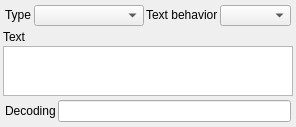
<ui version="4.0" >
 <class>uorTextProp</class>
 <widget class="QWidget" name="uorTextProp" >
  <property name="geometry" >
   <rect>
    <x>0</x>
    <y>0</y>
    <width>296</width>
    <height>127</height>
   </rect>
  </property>
  <property name="windowTitle" >
   <string>Form</string>
  </property>
  <property name="windowIcon" >
   <iconset/>
  </property>
  <layout class="QGridLayout" >
   <property name="margin" >
    <number>1</number>
   </property>
   <property name="spacing" >
    <number>1</number>
   </property>
   <item row="0" column="0" >
    <layout class="QVBoxLayout" >
     <property name="margin" >
      <number>2</number>
     </property>
     <property name="spacing" >
      <number>2</number>
     </property>
     <item>
      <layout class="QHBoxLayout" >
       <property name="margin" >
        <number>2</number>
       </property>
       <property name="spacing" >
        <number>2</number>
       </property>
       <item>
        <widget class="QLabel" name="label" >
         <property name="sizePolicy" >
          <sizepolicy>
           <hsizetype>0</hsizetype>
           <vsizetype>0</vsizetype>
           <horstretch>0</horstretch>
           <verstretch>0</verstretch>
          </sizepolicy>
         </property>
         <property name="text" >
          <string>Type</string>
         </property>
        </widget>
       </item>
       <item>
        <widget class="QComboBox" name="m_TextType" >
         <property name="sizePolicy" >
          <sizepolicy>
           <hsizetype>0</hsizetype>
           <vsizetype>0</vsizetype>
           <horstretch>0</horstretch>
           <verstretch>0</verstretch>
          </sizepolicy>
         </property>
         <property name="minimumSize" >
          <size>
           <width>110</width>
           <height>20</height>
          </size>
         </property>
        </widget>
       </item>
       <item>
        <widget class="QLabel" name="label_2" >
         <property name="sizePolicy" >
          <sizepolicy>
           <hsizetype>0</hsizetype>
           <vsizetype>0</vsizetype>
           <horstretch>0</horstretch>
           <verstretch>0</verstretch>
          </sizepolicy>
         </property>
         <property name="text" >
          <string>Text behavior</string>
         </property>
        </widget>
       </item>
       <item>
        <widget class="QComboBox" name="m_TextBehavior" >
         <property name="sizePolicy" >
          <sizepolicy>
           <hsizetype>7</hsizetype>
           <vsizetype>0</vsizetype>
           <horstretch>0</horstretch>
           <verstretch>0</verstretch>
          </sizepolicy>
         </property>
         <property name="minimumSize" >
          <size>
           <width>60</width>
           <height>20</height>
          </size>
         </property>
        </widget>
       </item>
      </layout>
     </item>
     <item>
      <widget class="QLabel" name="label_3" >
       <property name="sizePolicy" >
        <sizepolicy>
         <hsizetype>0</hsizetype>
         <vsizetype>4</vsizetype>
         <horstretch>0</horstretch>
         <verstretch>0</verstretch>
        </sizepolicy>
       </property>
       <property name="text" >
        <string>Text</string>
       </property>
      </widget>
     </item>
     <item>
      <widget class="QTextEdit" name="m_textCell" >
       <property name="sizePolicy" >
        <sizepolicy>
         <hsizetype>7</hsizetype>
         <vsizetype>7</vsizetype>
         <horstretch>1</horstretch>
         <verstretch>1</verstretch>
        </sizepolicy>
       </property>
       <property name="minimumSize" >
        <size>
         <width>270</width>
         <height>50</height>
        </size>
       </property>
       <property name="maximumSize" >
        <size>
         <width>16777215</width>
         <height>16777215</height>
        </size>
       </property>
       <property name="sizeIncrement" >
        <size>
         <width>1</width>
         <height>1</height>
        </size>
       </property>
      </widget>
     </item>
     <item>
      <layout class="QHBoxLayout" >
       <property name="margin" >
        <number>2</number>
       </property>
       <property name="spacing" >
        <number>2</number>
       </property>
       <item>
        <widget class="QLabel" name="label_4" >
         <property name="sizePolicy" >
          <sizepolicy>
           <hsizetype>0</hsizetype>
           <vsizetype>0</vsizetype>
           <horstretch>0</horstretch>
           <verstretch>0</verstretch>
          </sizepolicy>
         </property>
         <property name="text" >
          <string>Decoding</string>
         </property>
        </widget>
       </item>
       <item>
        <widget class="QLineEdit" name="m_textDecoding" >
         <property name="sizePolicy" >
          <sizepolicy>
           <hsizetype>1</hsizetype>
           <vsizetype>7</vsizetype>
           <horstretch>0</horstretch>
           <verstretch>0</verstretch>
          </sizepolicy>
         </property>
         <property name="minimumSize" >
          <size>
           <width>180</width>
           <height>20</height>
          </size>
         </property>
         <property name="maximumSize" >
          <size>
           <width>16777215</width>
           <height>16777215</height>
          </size>
         </property>
         <property name="baseSize" >
          <size>
           <width>240</width>
           <height>20</height>
          </size>
         </property>
        </widget>
       </item>
      </layout>
     </item>
    </layout>
   </item>
  </layout>
 </widget>
 <resources/>
 <connections/>
</ui>
